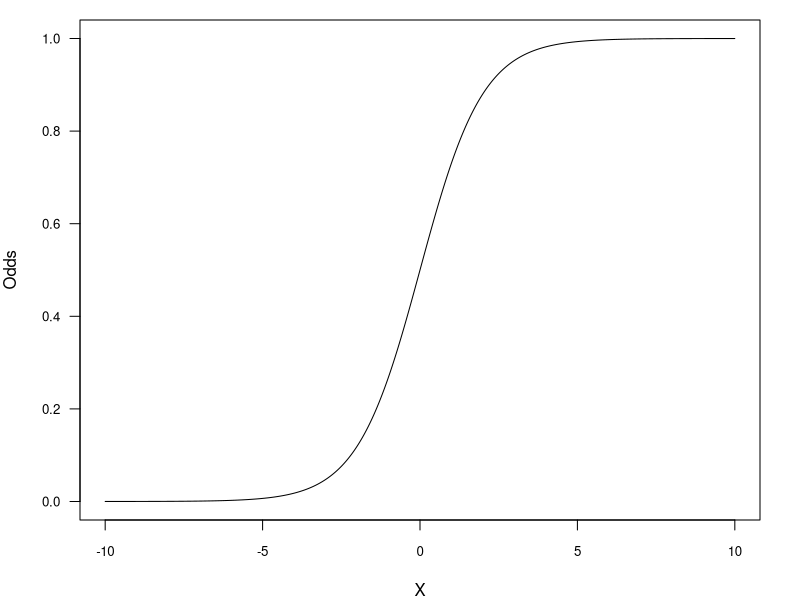
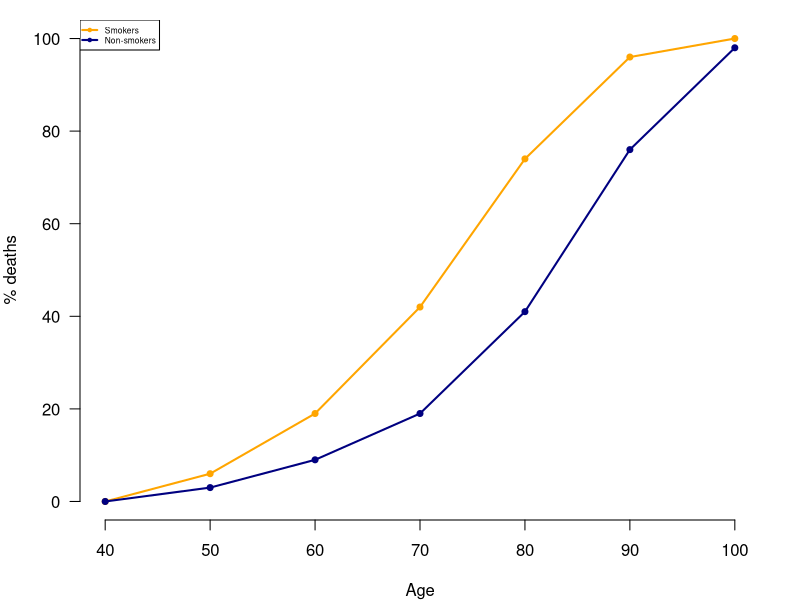
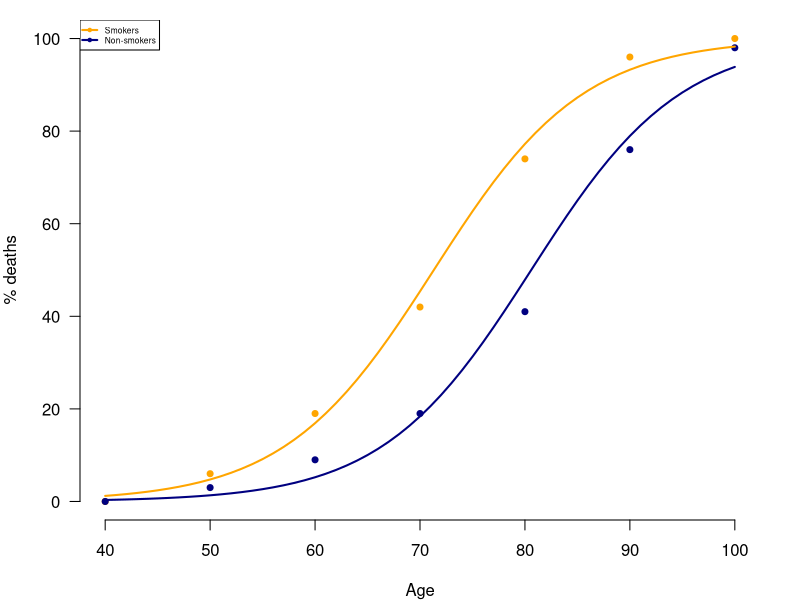
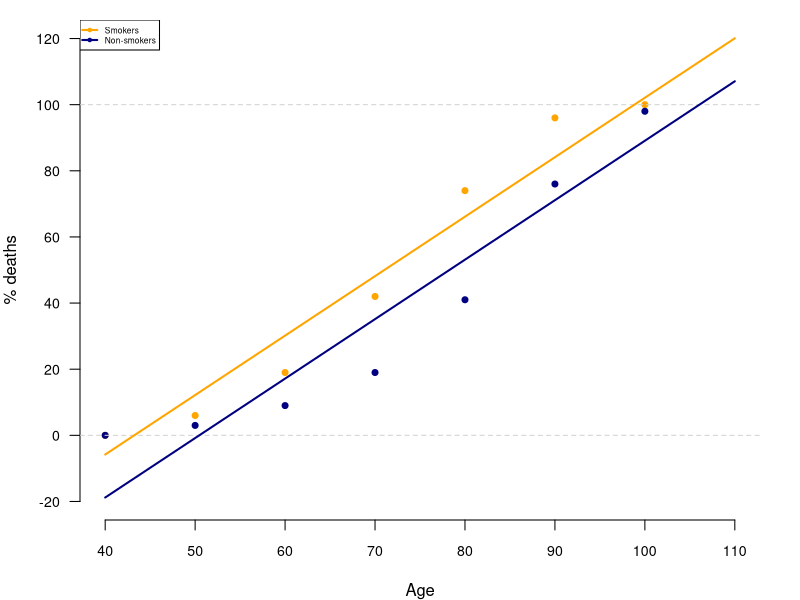
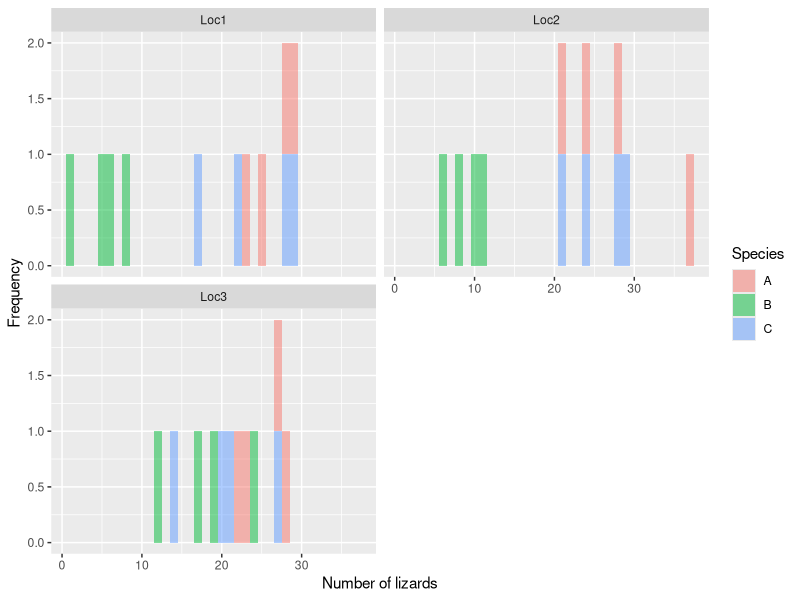

Write R code to recreate these figures, in order.
## ---- chunk 1
library(tufte)
library(xtable)
knitr::opts_chunk$set(echo = TRUE)
knitr::opts_knit$set(global.par = TRUE)

# See https://stackoverflow.com/questions/25646333/code-chunk-font-size-in-rmarkdown-with-knitr-and-latex
def.chunk.hook  <- knitr::knit_hooks$get("chunk")
knitr::knit_hooks$set(chunk = function(x, options) 
{
  x <- def.chunk.hook(x, options)
  ifelse(options$size != "normalsize", paste0("\\", options$size,"\n\n", x, "\n\n\\normalsize"), x)
})

# See https://stackoverflow.com/questions/23349525/how-to-set-knitr-chunk-output-width-on-a-per-chunk-basis
knitr::knit_hooks$set(width=local({
  .width <- 0
  function(before, options, envir) {
    if (before) .width <<- options(width=options$width)
    else options(.width)
  }
}))

## ---- chunk 2
x <- seq(-10, 10, 0.01)
y <- exp(x)/(1+exp(x))

par(mar = c(4, 4, 1, 2))
plot(x, y, t = "l", pch = 20, xlab = "X", ylab = "Odds", 
     las = 1, cex.axis = 0.8)
## ---- chunk 3
babyfood <- read.csv("babyfood_workshop4.csv")
babyfood
# We reorder the food factor to have Breast as the reference group
babyfood$food <- factor(babyfood$food, levels = c("Breast", "Bottle", "Mix"))
## ---- chunk 4
model <- glm(cbind(disease, nondisease) ~ sex + food, family = binomial(link = logit), 
             data = babyfood)
## ---- chunk 5
summary(model)
## ---- chunk 6
exp(-0.3126)
## ---- chunk 7
exp(confint(model))
## ---- chunk 8
drop1(model)
## ---- chunk 9
smoking <- read.csv("smoking_workshop4.csv")
head(smoking)
## ---- chunk 10
plot(Dead ~ Age, pch = 20, smoking, las = 1, bty = "n", t = "o",
     ylab = "% deaths", subset = smoking$Smoker == "Y", col = "orange", lwd = 2)
lines(Dead ~ Age, pch = 20, t = "o", smoking, subset = smoking$Smoker == "N", 
      col = "navy", lwd = 2)
legend("topleft", legend = c("Smokers", "Non-smokers"), lwd = 2, cex = 0.5, 
       col = c("orange", "navy"), pch = 20)

## ---- chunk 11
smoking$AgeAdj <- smoking$Age - 40

model.2 <- glm(cbind(Dead, Alive) ~ AgeAdj + Smoker, 
               family = binomial(link="logit"), data = smoking)
## ---- chunk 12
summary(model.2)
## ---- chunk 13
exp(-5.709451)
## ---- chunk 14
exp(1.305192)
## ---- chunk 15
pred.age <- 40:100

smokers <- list(AgeAdj = pred.age - 40,
                Smoker = rep("Y", length(pred.age)))

nonsmokers <- list(AgeAdj = pred.age - 40,
                   Smoker = rep("N", length(pred.age)))
## ---- chunk 16
pr.smokers <- predict(model.2, type = "response", 
                      newdata = smokers) * 100
pr.nonsmoker <- predict(model.2, type = "response", 
                      newdata = nonsmokers) * 100
## ---- chunk 17
plot(Dead ~ Age, pch = 20, smoking, las = 1, bty = "n",
     ylab = "% deaths", subset = smoking$Smoker == "Y", col = "orange", lwd = 2)
points(Dead ~ Age, pch = 20, smoking, subset = smoking$Smoker == "N", 
      col = "navy", lwd = 2)
legend("topleft", legend = c("Smokers", "Non-smokers"), lwd = 2, cex = 0.5, 
       col = c("orange", "navy"), pch = 20)


lines(pred.age, pr.smokers, col = "orange", lwd = 2)
lines(pred.age, pr.nonsmoker, col = "navy", lwd = 2)
## ---- chunk 18
# Proportion of dead subjects
smoking$PercDead <- smoking$Dead/(smoking$Dead+smoking$Alive)
model.lm <- lm(PercDead ~ AgeAdj + Smoker, data = smoking)
## ---- chunk 19
summary(model.lm)
## ---- chunk 20
plot(Dead ~ Age, pch = 20, smoking, las = 1, bty = "n", 
     xlim = c(40, 110), ylim = c(-20, 120), cex.axis = 0.85,
     ylab = "% deaths", subset = smoking$Smoker == "Y", col = "orange", lwd = 2)
points(Dead ~ Age, pch = 20, smoking, subset = smoking$Smoker == "N", 
      col = "navy", lwd = 2)
legend("topleft", legend = c("Smokers", "Non-smokers"), lwd = 2, cex = 0.5, 
       col = c("orange", "navy"), pch = 20)
abline(h = c(0, 100), lty = "dashed", col = "lightgray")
age <- 0:70
lines(age+40, predict(model.lm, list("AgeAdj" = 0:70, 
                              "Smoker" = rep("Y", 71))) * 100, col = "orange", lwd = 2)
lines(age+40, predict(model.lm, list("AgeAdj" = 0:70, 
                              "Smoker" = rep("N", 71))) * 100, col = "navy", lwd = 2)
## ---- chunk 21
# From the logistic regression
predict(model.2, list("AgeAdj" = 80, "Smoker" = "Y"), type = "response")
# From the linear regression
predict(model.lm, list("AgeAdj" = 80, "Smoker" = "Y"))

## ---- chunk 22
lizards <- read.csv("lizards-workshop4.csv")
summary(lizards)
head(lizards)
## ---- chunk 23
library(ggplot2)

ggplot(lizards, aes(Count, fill = Species)) +
  geom_histogram(alpha = 0.5, binwidth = 1) +
  xlab("Number of lizards") +
  ylab("Frequency") + 
  facet_wrap(~Location, nrow = 2)
## ---- chunk 24
model.3 <- glm(Count ~ Species * Location, data = lizards, family = poisson(link = log))
## ---- chunk 25
summary(model.3)
## ---- chunk 26
mean(lizards$Count[lizards$Location == "Loc1" & lizards$Species == "A"])
## ---- chunk 27
exp(3.26767) # exp(beta1)
## ---- chunk 28
exp(confint(model.3))
## ---- chunk 29
library(emmeans)
marginals <- emmeans(model.3, ~ Species * Location)
pairs(marginals, by = "Species", type = "response")
